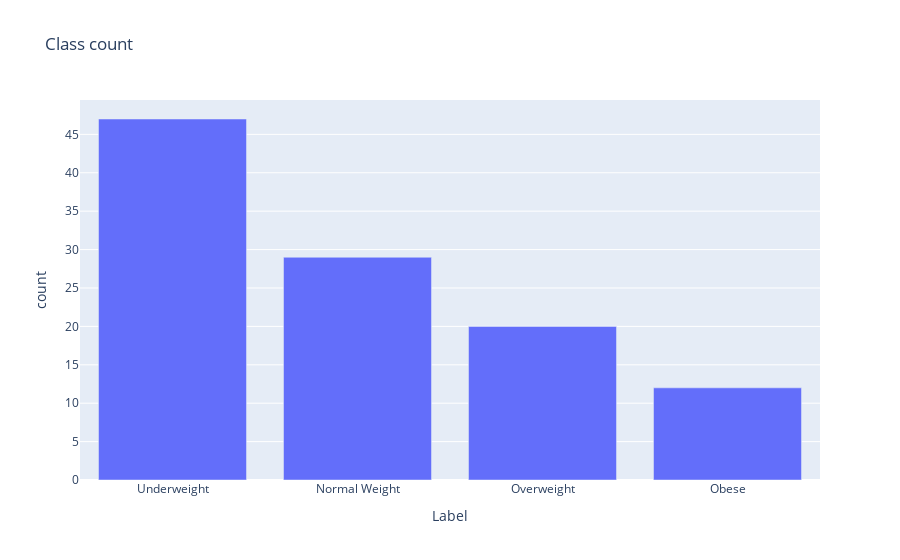

This figure's notebook cell:
### Code cell
class_count = df['Label'].value_counts().to_frame().reset_index()

fig = px.bar(data_frame = class_count,
             x = "Label",
             y = "count",
             title = "Class count"
            )

fig.update_layout()

fig.show()

### Figure 1 — Plotly figure (JSON) as saved in the notebook; plotly's stock layout.template omitted (floating-point values rounded to 4 significant figures)
{"data": [{"alignmentgroup": "True", "hovertemplate": "Label=%{x}<br>count=%{y}<extra></extra>", "legendgroup": "", "marker": {"color": "#636efa", "pattern": {"shape": ""}}, "name": "", "offsetgroup": "", "orientation": "v", "showlegend": false, "textposition": "auto", "type": "bar", "x": ["Underweight", "Normal Weight", "Overweight", "Obese"], "xaxis": "x", "y": [47, 29, 20, 12], "yaxis": "y"}], "layout": {"autosize": true, "barmode": "relative", "legend": {"tracegroupgap": 0}, "title": {"text": "Class count"}, "xaxis": {"anchor": "y", "autorange": true, "domain": [0, 1], "range": [-0.5, 3.5], "title": {"text": "Label"}, "type": "category"}, "yaxis": {"anchor": "x", "autorange": true, "domain": [0, 1], "range": [0, 49.47], "title": {"text": "count"}, "type": "linear"}}}
